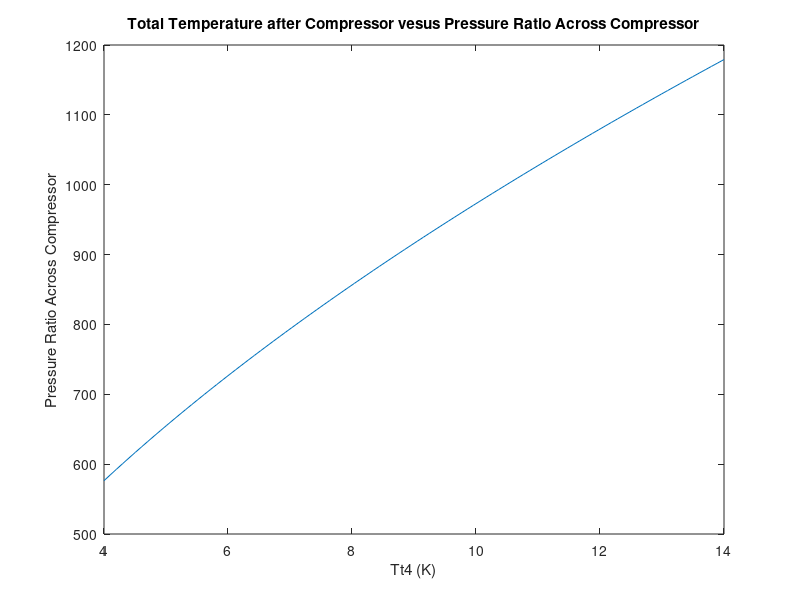
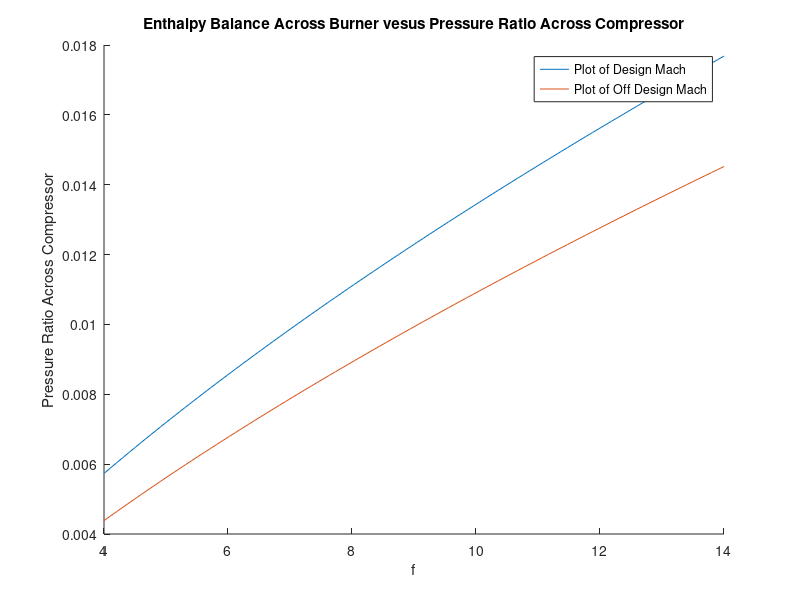

Write the MATLAB code that produced these figures, in order. (Note: this script raises an error after producing the figures.)
clc,clear

i=1;
gamma=1.4;
M0=.6;
T0=261;
cp=1000;
h=43*10^6;
A4=.015;
A2=.0756;

t_c=linspace(4,14,100).^((gamma-1)/gamma);
pic=linspace(4,14,100);

t_r=1+(gamma-1)/2*M0.^2;
t_lam=(t_c*t_r).^2;

Tt4=t_lam*T0;
Tt4d=Tt4;

Tt3=t_c.*t_r.*T0;

f=cp/h*(Tt4-Tt3);

Gamma=sqrt(gamma*(2/(gamma+1))^((gamma+1)/(gamma-1)));

M0=0;
t_r=1+(gamma-1)/2*M0^2;
t_lam=(t_c*t_r).^2;
Tt4=t_lam*T0;
Tt3=t_c*t_r*T0;

fz=cp/h*(Tt4-Tt3);
plot(pic,Tt4)
title("Total Temperature after Compressor vesus Pressure Ratio Across Compressor")
xlabel("Tt4 (K)")
ylabel("Pressure Ratio Across Compressor")

figure
hold on
plot(pic,f)
plot(pic,fz)
title("Enthalpy Balance Across Burner vesus Pressure Ratio Across Compressor")
legend("Plot of Design Mach","Plot of Off Design Mach")
xlabel("f")
ylabel("Pressure Ratio Across Compressor")

hold off

Fm=pic./(sqrt(t_lam)/t_r)*A4/A2;

conv=1*10^-7;
ittera_max=1000;
M2=zeros(1,length(Fm));
syms x
while i<=length(Fm)
    equ=x*(2/(gamma+1)*(1+(gamma-1)/2*x^2))^(-(gamma+1)/((gamma-1)*2));
    [~,M2(1,i),~]=Newtons_Method_Function(equ,conv,Fm(1,i),ittera_max,conv);
    i=i+1;
end

figure
plot(pic,M2)
title("Mach Number After Diffuser vesus Pressure Ratio Across Compressor")
xlabel("M2")
ylabel("Pressure Ratio Across Compressor")

figure
plot(Fm,pic)
title("Function of Mach Number vesus Pressure Ratio Across Compressor")
xlabel("F(M)")
ylabel("Pressure Ratio Across Compressor")
